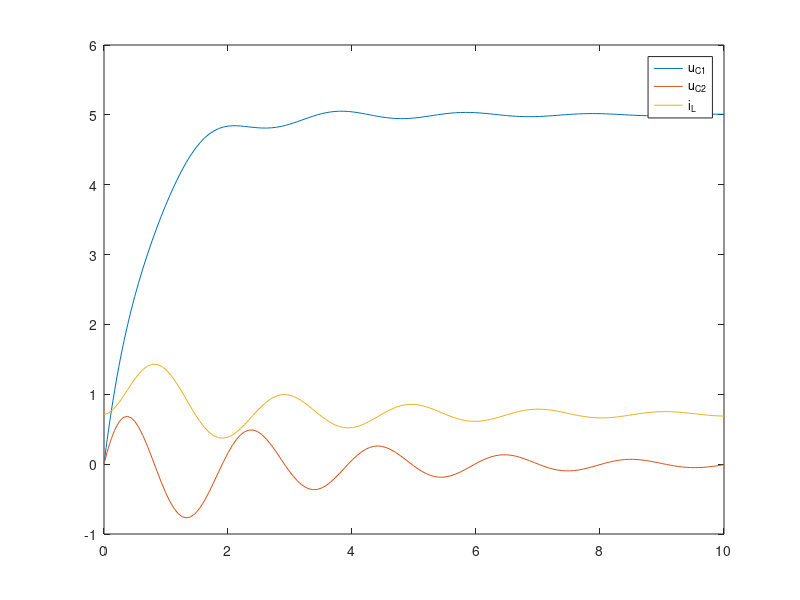

Source code (MATLAB):
clear; close all; clc;

R = 7; % Ohm
L = 0.5; % Henr
C = 0.2; % Farad
E = 10; % Wolt

time = [0, 10];

X_0 = [0; 0; E / (2 * R)];

A = [
    -2 / (R * C), -1 / (R * C), 0
    -1 / (R * C), -1 / (R * C), -1 / C;
    0, 1 / L, 0
    ];

B = [
    E / (R * C);
    E / (R * C);
    0
    ];

dYdt = @(t, X) A * X + B;

[t, X] = ode45(dYdt, time, X_0);
plot(t, X);
legend("u_{C1}", "u_{C2}", "i_L");
